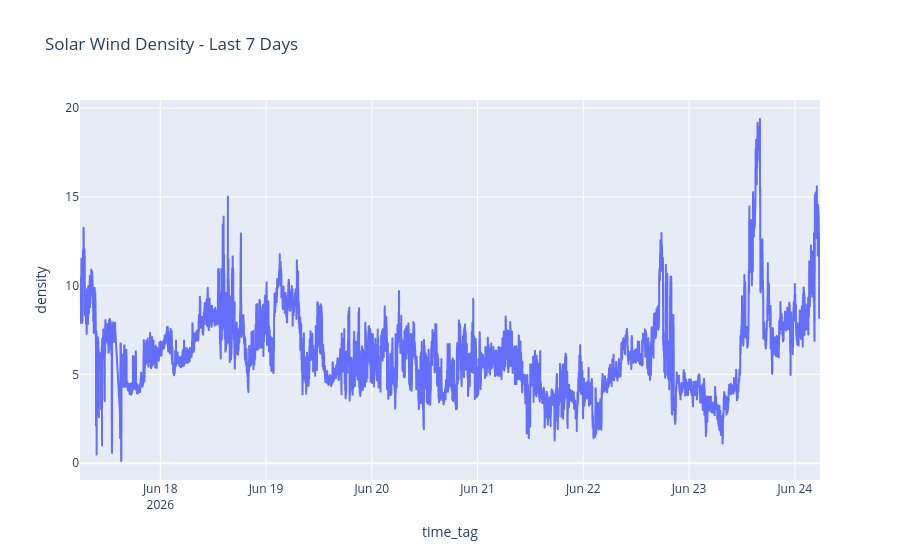

Notebook code cell kept with this figure:
### Code cell
fig

### Figure 1 — Plotly figure (JSON) as saved in the notebook; plotly's stock layout.template omitted (floating-point values rounded to 4 significant figures; data arrays with more than 128 entries replaced by an {"elided": "..."} marker saying what was removed)
{"data": [{"hovertemplate": "time_tag=%{x}<br>density=%{y}<extra></extra>", "legendgroup": "", "line": {"color": "#636efa", "dash": "solid"}, "marker": {"symbol": "circle"}, "mode": "lines", "name": "", "showlegend": false, "type": "scattergl", "x": {"elided": "9874 str values"}, "xaxis": "x", "y": {"elided": "9874 float values"}, "yaxis": "y"}], "layout": {"legend": {"tracegroupgap": 0}, "title": {"text": "Solar Wind Density - Last 7 Days"}, "xaxis": {"anchor": "y", "domain": [0, 1], "title": {"text": "time_tag"}}, "yaxis": {"anchor": "x", "domain": [0, 1], "title": {"text": "density"}}}}
